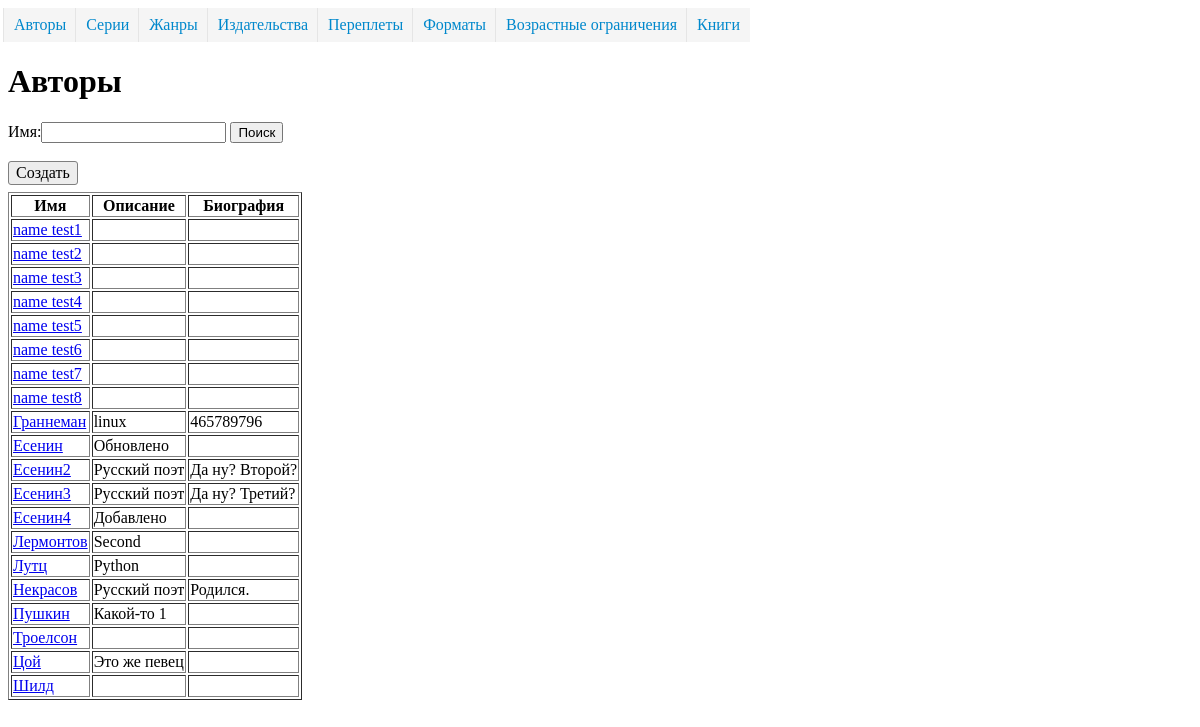
The app's page /directory/author/, older data.
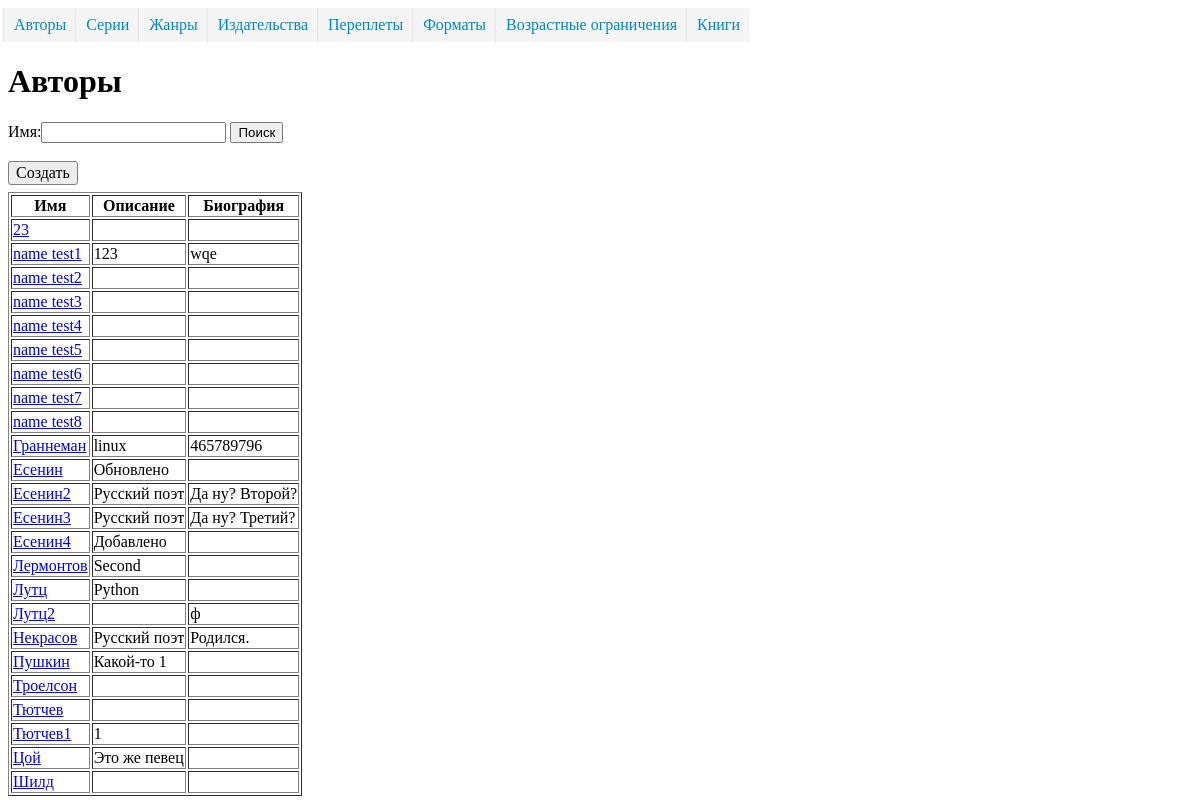
The same page, newer data.
### dimensionsapp/models.py (models this page shows, shortened)
class Dimension(models.Model):
    name = models.CharField("Наименование", max_length=50, unique=True)
    description = models.TextField("Описание", blank=True, )
    class Meta:
        abstract = True
        ordering = ['name']

class Author(Dimension):
    biography = models.TextField("Биография", blank=True, )
    class Meta(Dimension.Meta):
        verbose_name = 'автор'
        verbose_name_plural = 'авторы'

### dimensionsapp/views.py (the view)
class AuthorListView(ListViewFilter):
    model = Author
    form = SearchFormAuthor
    extra_context = {'url_detail': 'author_detail'}

### dimensionsapp/form.py
class SearchFormAuthor(forms.Form):
    search = forms.CharField(label='Имя', required=False)

### dimensionsapp/views.py (called while the page is built)
    def get_context_data(self, *, object_list=None, **kwargs):
        context = super().get_context_data(**kwargs)
        if 'search' in self.request.GET:
            context['form'] = self.form({'search': self.request.GET['search']})
        else:
            context['form'] = self.form()
        return context

    def get_queryset(self):
        qs = super().get_queryset()
        if 'search' in self.request.GET and self.request.GET['search'] != '':
            name = self.request.GET['search']
            qs = qs.filter(name__istartswith=name)
        return qs

### templates/dimensionsapp/author_list.html (shortened to what this page needs)
{% extends 'dimension_list.html' %}
{% block create_ankor%}{% url 'author_create' %}{% endblock %}
{% block dimension_list %}
            <tr>
                <th>Имя</th>
                <th>Описание</th>
                <th>Биография</th>
            </tr>
            {% for object in object_list %}
                <tr>
                    <td><a href="{% url 'author_detail' object.pk %}">{{ object.name }}</a></td>
                    <td>{{  object.description }}</td>
                    <td>{{ object.biography }}</td>
                </tr>
            {% endfor %}
{% endblock %}
{% block header %}
        <H1>Авторы</H1>
{% endblock %}

Row changes from the older to the newer data that the page shows:
added Author: name "23"
changed Author "name test1": description (not shown) → "123"; biography (not shown) → "wqe"
added Author: name "Лутц2", biography "ф"
added Author: name "Тютчев"
added Author: name "Тютчев1", description "1"
